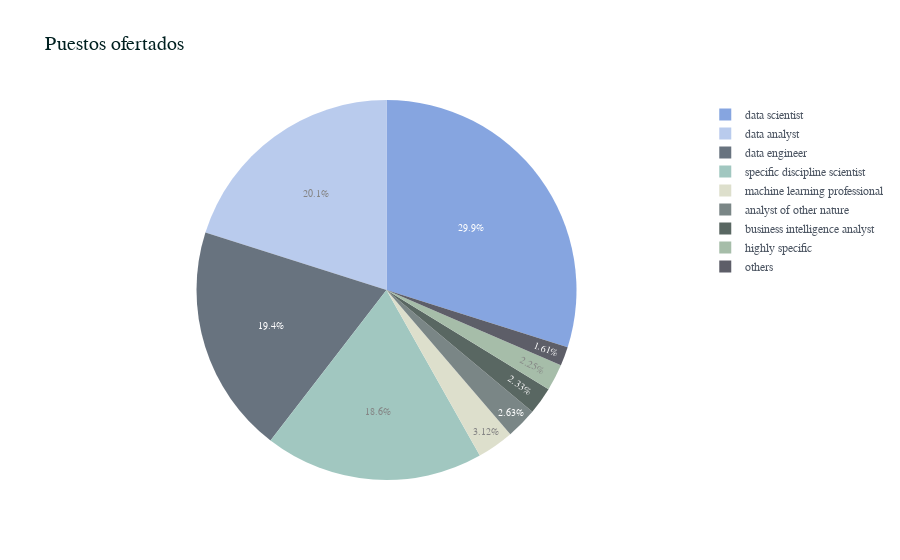

Write notebook code for a chart like this one.
### Code cell
my_pie_count(df,'job_title','Puestos ofertados')

### Figure 1 — Plotly figure (JSON) as saved in the notebook; plotly's stock layout.template omitted (floating-point values rounded to 4 significant figures)
{"data": [{"labels": ["data scientist", "data analyst", "data engineer", "specific discipline scientist", "machine learning professional", "analyst of other nature", "business intelligence analyst", "highly specific", "others"], "marker": {"colors": ["#4676d0", "#95b0e4", "#19293c", "#6faa9f", "#ccceb1", "#344647", "#02160f", "#779a7c", "#070919", "#2b2b2b", "#121212"]}, "name": "", "opacity": 0.65, "textfont": {"size": 10}, "type": "pie", "values": [1168, 786, 760, 728, 122, 103, 91, 88, 63]}], "layout": {"font": {"color": "black", "family": "Courier New, monospace"}, "legend": {"bgcolor": "#FFFFFF", "font": {"color": "#4D5663"}}, "paper_bgcolor": "#FFFFFF", "plot_bgcolor": "#FFFFFF", "title": {"font": {"color": "#002020", "family": "Arial", "size": 20}, "text": "Puestos ofertados"}}}
